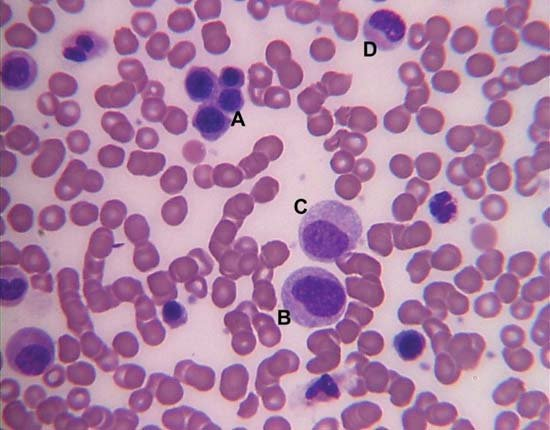
#> input picture IMG_0015.JPG, 550 x 430 px
$ jupyter execute AI4MI_digital_image_101.ipynb
#> lines starting #> are read from the running program, lines starting #| are printed output that depends on the picture; after the words box and inside, x2 and y2 are one past the last pixel; in counts of white or black regions, pixels touching at a corner belong together
[cell 1]
2+2

[cell 2]
a = 9
b = 10

a*b

[cell 3]
import numpy as np
import matplotlib.pyplot as plt

[cell 4]
A = np.zeros([100, 100])

[cell 5]
plt.imshow(A)
plt.show()
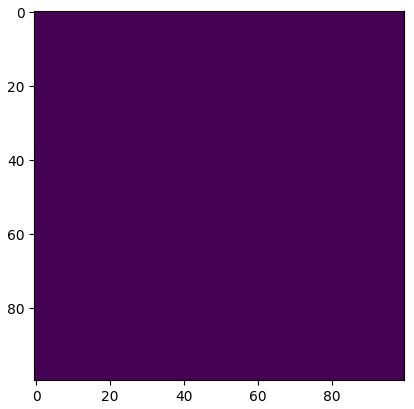
#> figure drawn by matplotlib, 1 panel

[cell 6]
A.shape

[cell 7]
x_center = int(A.shape[0]/2)
y_center = int(A.shape[1]/2)

[cell 8]
R = 25

[cell 9]
import math

[cell 10]
for x in range (0, A.shape[0]):
    for y in range (0, A.shape[1]):
        if math.sqrt((x-x_center)**2+(y-y_center)**2)<R:
            A[x,y] = 1

[cell 11]
plt.imshow(A, vmin=0, vmax=1)
plt.show()
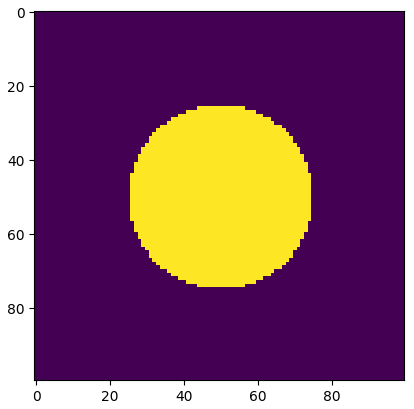
#> figure drawn by matplotlib, 1 panel

[cell 12]
from google.colab import files
import numpy as np
import cv2
import matplotlib.pyplot as plt

[cell 13]
uploaded = files.upload()
#> the answer given: IMG_0015.JPG
filename = list(uploaded.keys())[0]
img = cv2.imread(filename)
#> img is the input picture: shape (430, 550, 3); mean B, G, R 164.7, 127.6, 174
img_3ch = cv2.cvtColor(img, cv2.COLOR_BGR2RGB)

[cell 14]
plt.imshow(img_3ch) # Display
plt.axis('off')
plt.show()

print(f"Image size {img_3ch.shape}")
#| Image size (430, 550, 3)

[cell 15]
img_3ch.shape
#> Out = (430, 550, 3)

[cell 16]
plt.imshow(img_3ch)
plt.show()

[cell 17]
plt.figure(figsize=(10, 10))

plt.subplot(131)
plt.imshow(img_3ch[..., 0])

plt.subplot(132)
plt.imshow(img_3ch[..., 1])

plt.subplot(133)
plt.imshow(img_3ch[..., 2])

plt.show()
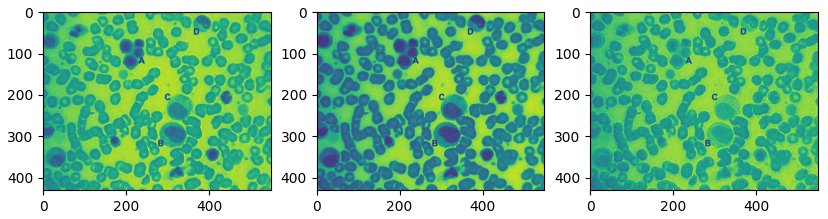
#> figure drawn by matplotlib, 3 panels

[cell 18]
img_bw = np.mean(img_3ch, axis = 2)
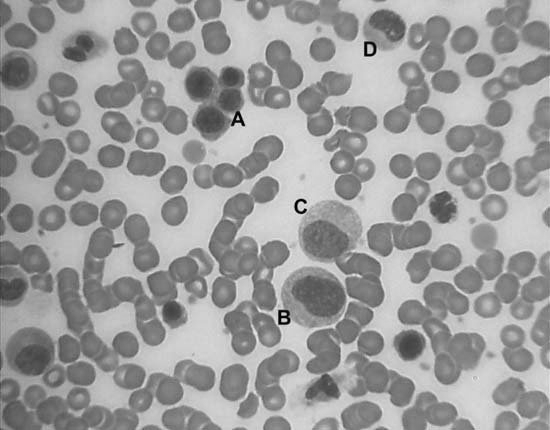
#> img_bw: shape (430, 550) float64; min 1.33, max 239, mean 155.5

[cell 19]
plt.imshow(img_bw)
plt.show()

[cell 20]
plt.hist(img_bw.flatten(), bins = 100)
plt.show()
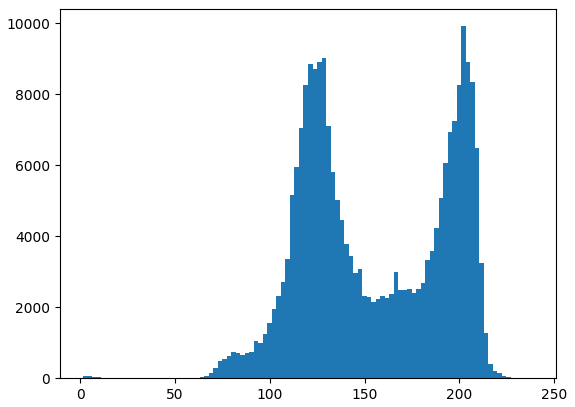
#> figure drawn by matplotlib, 1 panel; tallest bar 9913 high, from x = 201 to 203.3

[cell 21]
th = 160

mask = img_bw<th
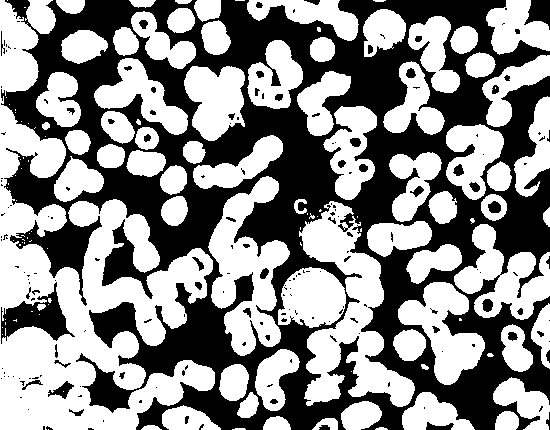
#> mask: shape (430, 550) bool; 54.7% white; 188 black regions (130 under 20 px), largest, box (x1, y1, x2, y2) and area: (1, 0, 550, 430) 101380, (1, 282, 75, 344) 1844, (524, 0, 550, 30) 478

[cell 22]
plt.imshow(mask)
plt.show()

[cell 23]
plt.imshow(img_bw)
plt.contour(mask, colors = 'r')
plt.show()
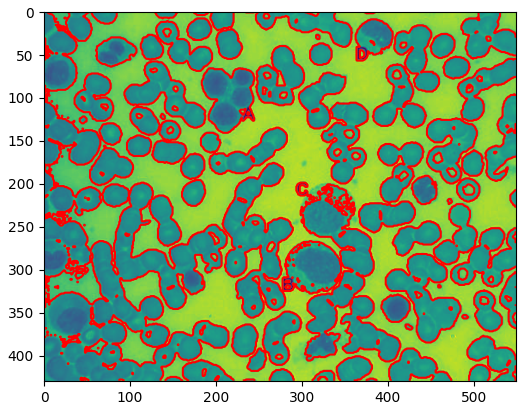
#> figure drawn by matplotlib, 1 panel
